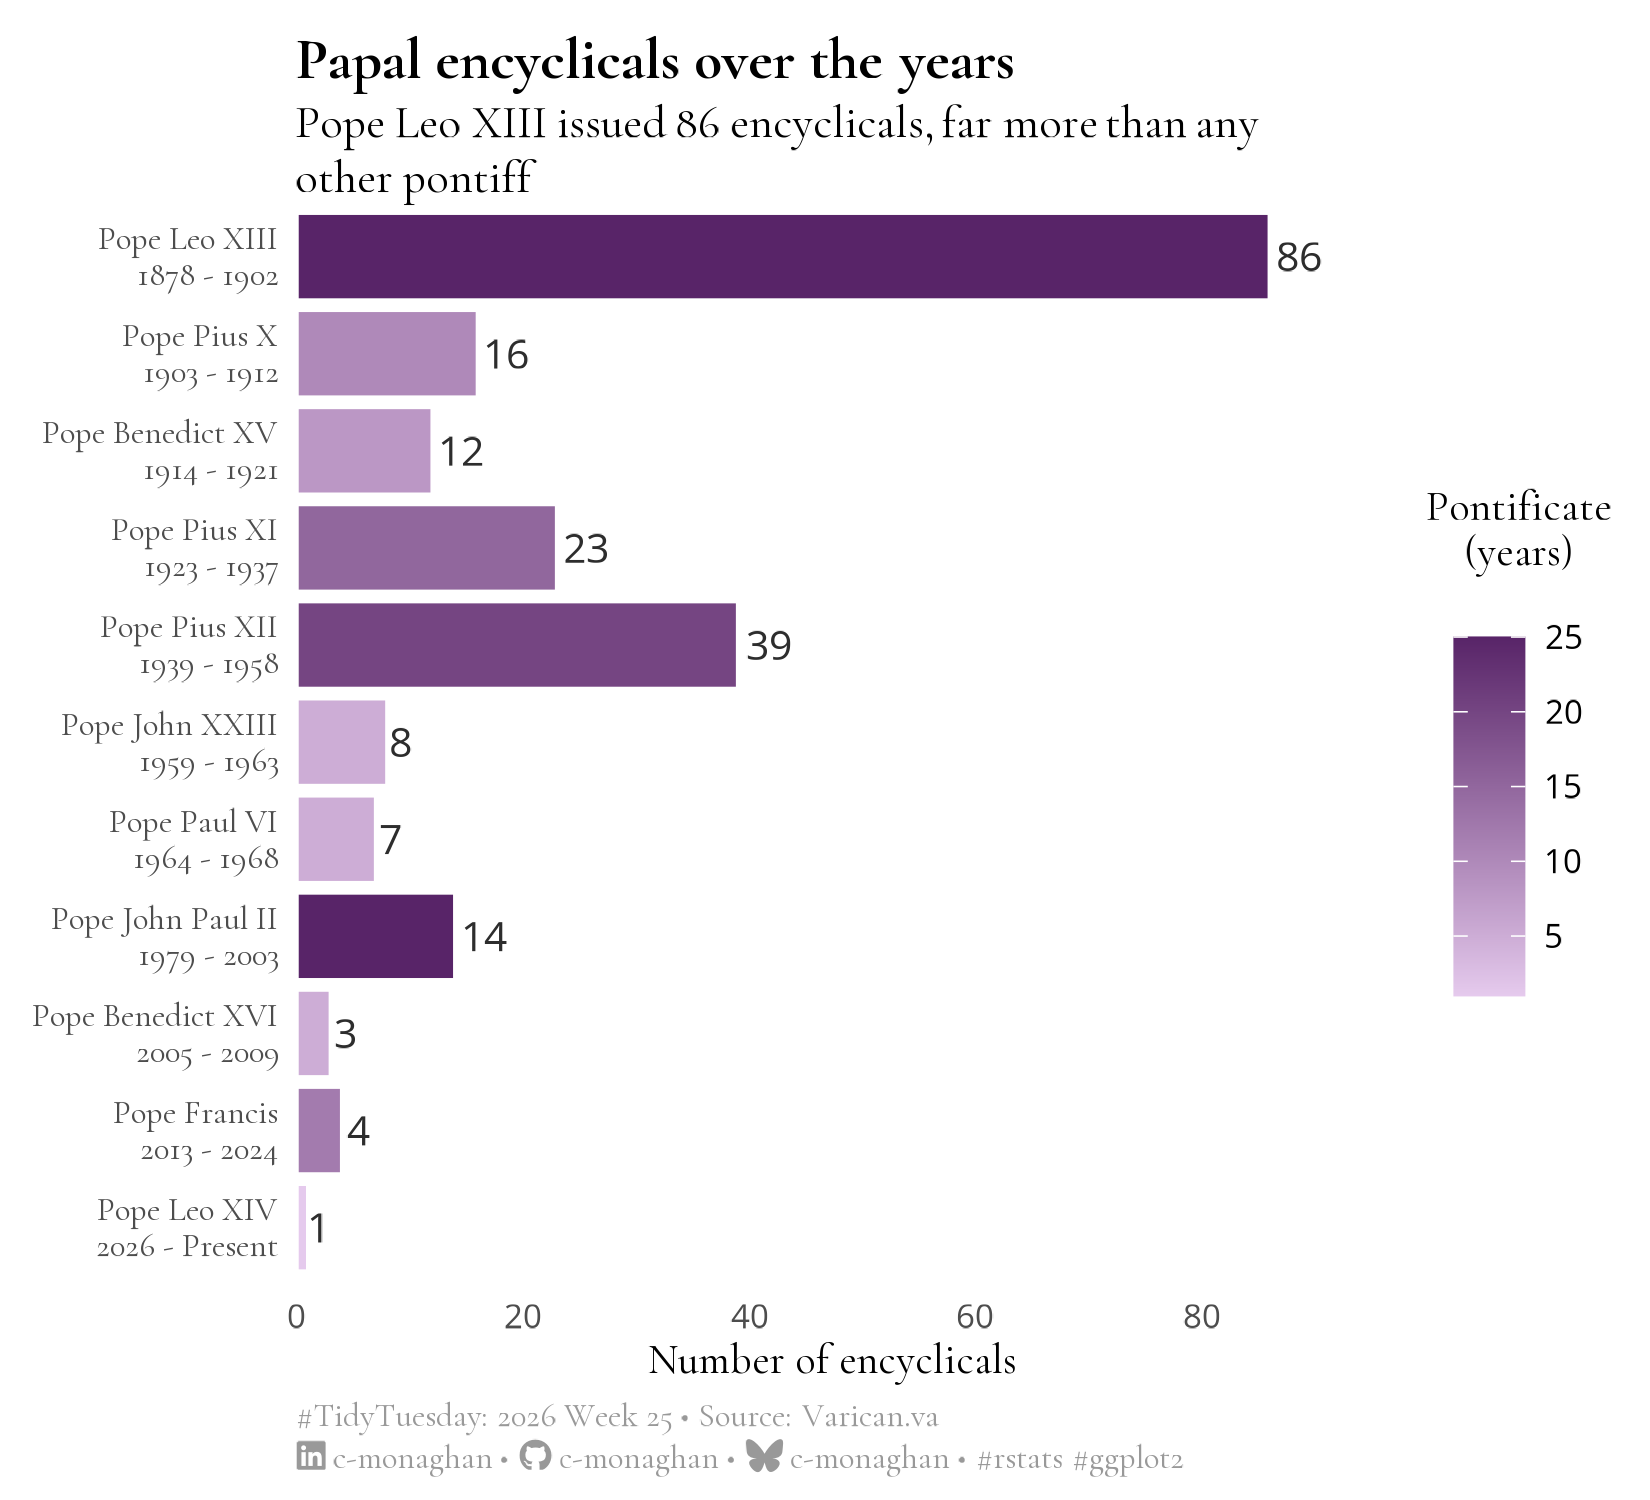

Source code (R):
# Packages ---------------------------------------------------------------------
library(dplyr)
library(stringr)
library(ggplot2)
library(showtext)

library(ggraph)

# Fonts ------------------------------------------------------------------------
font_add_google("Cormorant Garamond")
font_add_google("Open Sans")

body_font <- "Cormorant Garamond"
number_font <- "Open Sans"

showtext_auto(enable = TRUE)
showtext_opts(dpi = 300)

caption <- cmBrand::create_caption(
  social = cmBrand::social_brand(),
  tt_text = cmBrand::tt_text(
    year = 2026,
    week = 25,
    source = "Varican.va"
  )
)

# Theme ------------------------------------------------------------------------
theme_clean <- function() {
  theme_minimal(base_family = body_font, base_size = 10) +
    theme(
      plot.title = ggtext::element_textbox_simple(
        size = rel(1.4),
        face = "bold",
        margin = margin(t = 5, r = 0, b = 5, l = 0)
      ),
      plot.subtitle = ggtext::element_textbox_simple(
        size = rel(1.1),
        margin = margin(t = 5, r = 0, b = 5, l = 0)
      ),
      plot.caption = ggtext::element_markdown(
        size = rel(0.8),
        hjust = 0,
        lineheight = 1.25,
        colour = "#999999",
        margin = margin(t = 5, r = 0, b = 0.5, l = 0, unit = "pt")
      )
    )
}

# Tidytuesday data -------------------------------------------------------------
tt_data <- tidytuesdayR::tt_load(x = 2026, week = 25)

encyclicals <- tt_data$encyclicals
papal_encyclicals <- tt_data$papal_encyclicals
scripture_references <- tt_data$scripture_references

# Data processing --------------------------------------------------------------
papal_summary <- papal_encyclicals |>
  group_by(pope) |>
  summarise(
    n = n(),
    start = min(year),
    end = max(year)
  ) |>
  mutate(
    duration = (end - start + 1),
    label = stringr::str_glue("Pope {pope} \n {start} - {end}"),
    label = ifelse(pope == "Leo XIV", "Pope Leo XIV \n 2026 - Present", label),
    label = forcats::fct_reorder(label, start, min)
  )

# Plotting ---------------------------------------------------------------------
papal_summary |>
  ggplot(aes(x = n, y = forcats::fct_rev(label), fill = duration)) +
  geom_col(colour = "white") +
  geom_text(
    aes(label = n),
    hjust = -0.2,
    size = 3.5,
    family = number_font,
    color = "#2D2D2D"
  ) +
  scale_x_continuous(
    expand = expansion(mult = c(0, 0.1)),
    breaks = scales::pretty_breaks(n = 5)
  ) +
  scale_fill_gradient(
    low = "#E5CAED",
    high = "#582468",
    guide = guide_colorbar(title = "Pontificate\n(years)\n")
  ) +
  labs(
    title = "Papal encyclicals over the years",
    subtitle = "Pope Leo XIII issued 86 encyclicals, far more than any other pontiff",
    x = "Number of encyclicals",
    y = NULL,
    caption = caption
  ) +
  coord_cartesian(clip = "off") +
  theme_clean() +
  theme(
    panel.grid = element_blank(),
    axis.text.x = element_text(family = number_font),
    legend.text = element_text(family = number_font),
    legend.title = element_text(hjust = 0.5)
  ) +
  ggview::canvas(width = 5.5, height = 5) -> fig

# Export -----------------------------------------------------------------------
ggview::save_ggplot(fig, here::here("2026/2026-06-23/20260623.png"))
